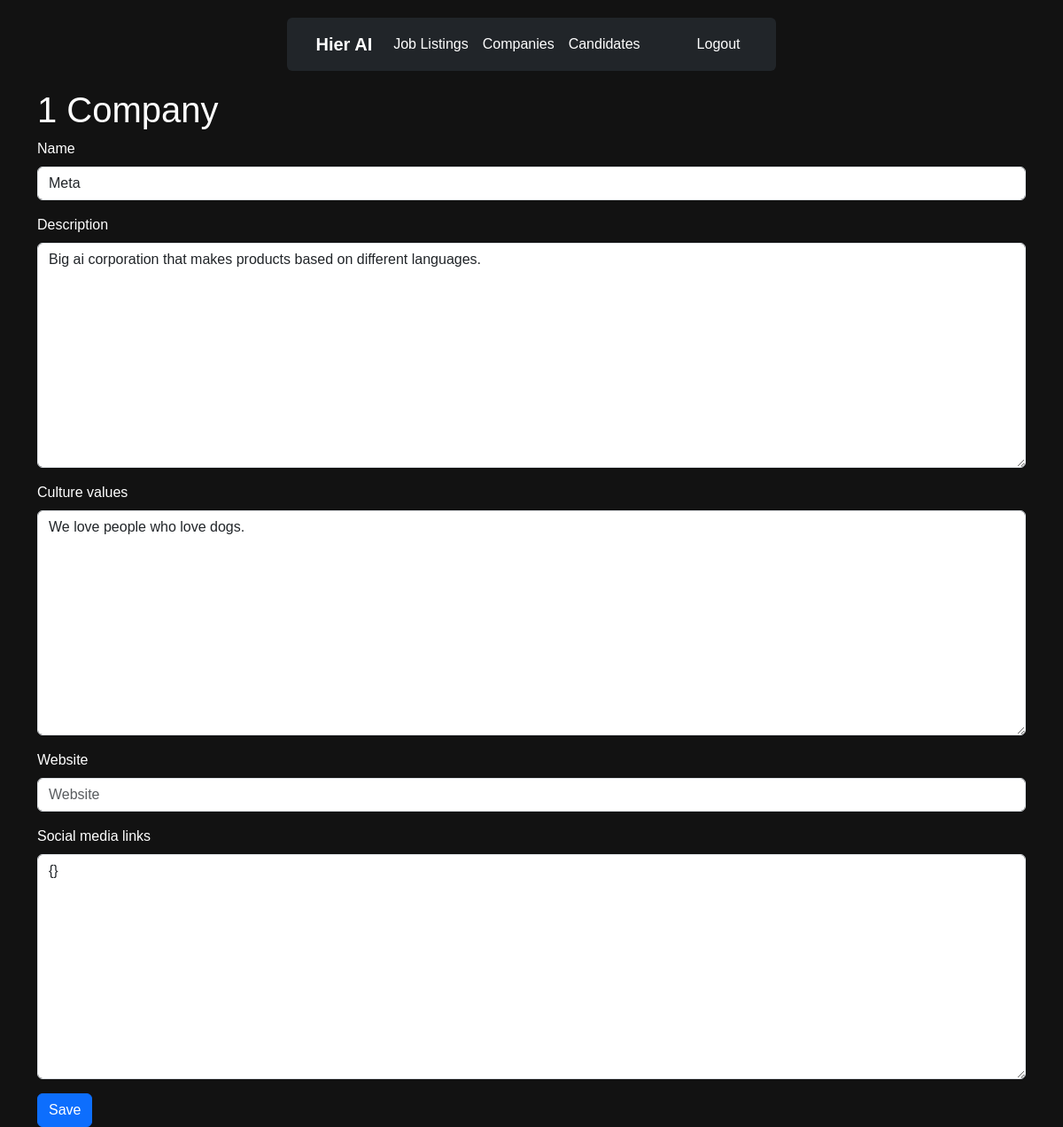
Screenshot of /companies/1/edit/ (signed in) with the database file from the repository.
### main/models.py (models this page shows, shortened)
class Company(models.Model):
    name = models.CharField(max_length=255)
    description = models.TextField()
    user = models.OneToOneField(CustomUser, on_delete=models.CASCADE)  # Связь с пользователями
    culture_values = models.TextField(null=True, blank=True)
    website = models.URLField(null=True, blank=True)
    social_media_links = models.JSONField(null=True, blank=True, default=dict)  # Ссылки на соцсети
    created_at = models.DateTimeField(auto_now_add=True)
    updated_at = models.DateTimeField(auto_now=True)

### main/views.py (the view)
# urls.py: path('companies/<int:pk>/edit/', CompanyUpdateView.as_view(), name='company-update'),
class CompanyUpdateView(LoginRequiredMixin, UserPassesTestMixin, UpdateView):
    model = Company
    form_class = CompanyForm
    template_name = 'company/company_form.html'
    def test_func(self):
        company = self.get_object()
        return self.request.user.custom_user.is_company() and company.user == self.request.user.custom_user

### main/forms.py
class CompanyForm(forms.ModelForm):
    class Meta:
        model = Company
        fields = ['name', 'description', 'culture_values', 'website', 'social_media_links']

### main/models.py (called while the page is built)
    def is_company(self):
        return self.role == 'company'

### main/templates/company/company_form.html (shortened to what this page needs)
{% extends 'layouts/navbar.html' %}
{% load bootstrap5 %}
{% block content %}
<h1>{{ view.object.pk|default:"Create" }} Company</h1>
<form method="post">
    {% bootstrap_form form %}
    <button type="submit" class="btn btn-primary">Save</button>
</form>
{% endblock %}

### static/css/styles.css (style rules this page uses)
body { font-family: Arial, sans-serif; }
h1, h2, h3, h4, h5, h6 { color: #fff; }
.btn-primary { background-color: #007bff; border-color: #007bff; }

### main/templates/layouts/navbar.html (style rules this page uses)
body { background-color: #121212; color: #ffffff; font-family: Arial, sans-serif; text-align: center; }

### rows the page displays
Company: object.pk "1", name "Meta", description "Big ai corporation that makes products based on different languages.", culture_values "We love people who love dogs.", social_media_links "{}"
